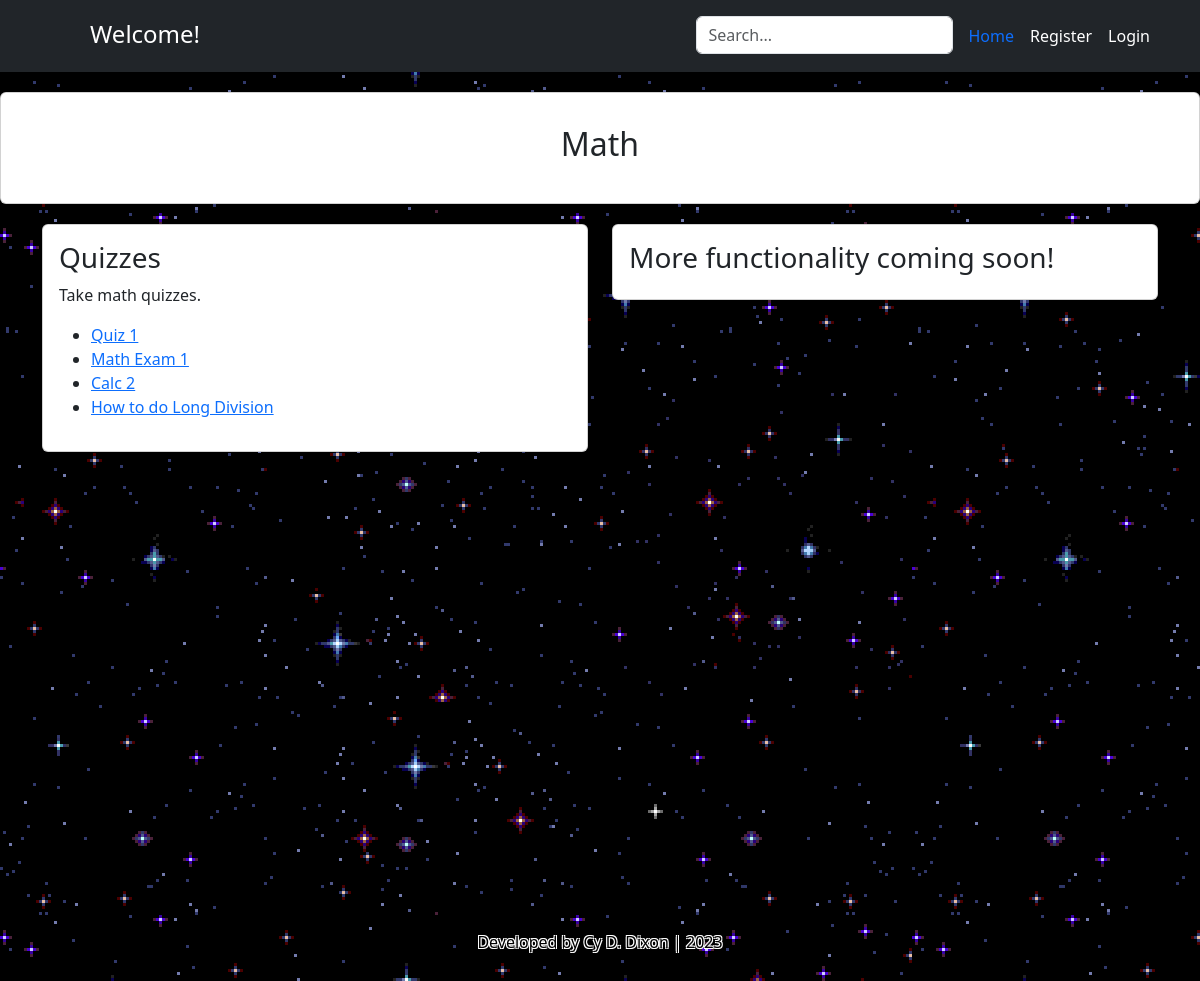
Page /quiz/math/ on the committed database.
### quiz/models.py (models this page shows, shortened)
class Quiz(models.Model):
    name = models.CharField(max_length=255)
    type = models.CharField(max_length=255, default="none")
    description = models.TextField(default="empty")

### quiz/views.py (the view)
# urls.py: path('math/', views.math_view, name='math_page'),
def math_view(request):
    context = {}
    quizzes = Quiz.objects.all()
    user = request.user
    quiz_takers = QuizTaker.objects.all()
    context['quiz_takers'] = quiz_takers
    context['user'] = user
    context['quizzes'] = quizzes
    return render(request, 'math_page.html', context)

### quiz/templates/math_page.html (shortened to what this page needs)
{% extends 'base.html' %}
{% load static %}
{% block content %}
<link rel="stylesheet" href="bootstrap.css" />
<div class="card text-center p-3">
  <div class="card-body">
    <h2 class="card-title">Math</h2>
  </div>
</div>
<div class="container">
  <div class="row">
    <div class="col-sm-6 mb-3 mb-sm-0">
      <div class="card">
        <div class="card-body">
          <h3 class="card-title">Quizzes</h3>
          <p class="card-text">Take math quizzes.</p>
          <ul>
            {% for quiz in quizzes %}
              {% if quiz.type == 'Math' %}
              <li><a href="{% url 'start_quiz' quiz.id %}">{{ quiz.name }}</a></li>
              {% endif %}
            {% endfor %}
          </ul>
        </div>
      </div>
    </div>
    <div class="col-sm-6 mb-3 mb-sm-0">
		<div class="card">
		  <div class="card-body">
			{% if user.is_admin %}
			<h3> Admin Tools </h3>
			<h5 class="card-title"><a href="{% url 'create_quiz' %}">Create Quiz</a> </h5>
			{% else %}
			<h3> More functionality coming soon!</h3>
			{% endif %}
		  </div>
		</div>
	</div>
  </div>
</div>
{% endblock content %}

### static/style2.css (style rules this page uses)
body { background-image: url('stars.gif'); }

### templates/snippets/header.html (style rules this page uses)
.p-3 { margin-bottom: 20px; }

### templates/snippets/base_css.html (style rules this page uses)
body { background-color: #F5F5F5; }

### rows in the picture
Quiz: name "Quiz 1"
Quiz: name "Math Exam 1"
Quiz: name "Calc 2"
Quiz: name "How to do Long Division"
